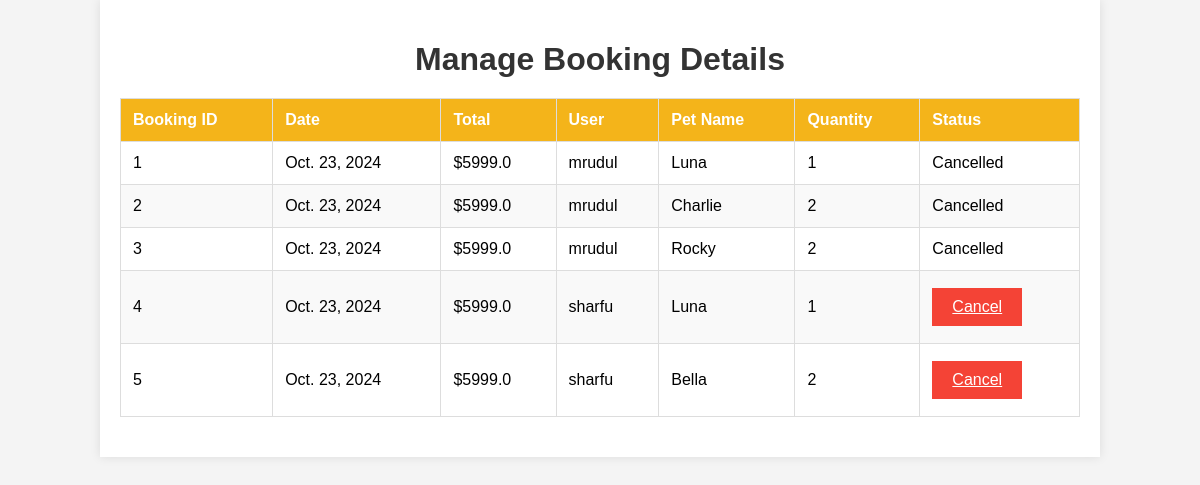
The app's page /manage_booking, older data.
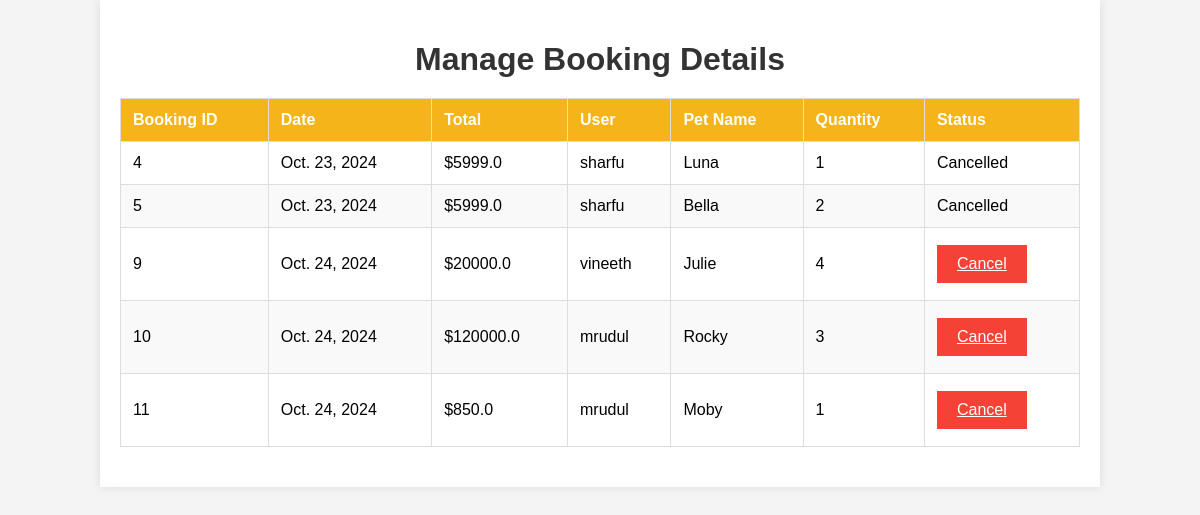
The same page, newer data.
### pet_app/models.py (models this page shows)
class BookingDetails(models.Model):
    Quantity = models.IntegerField()
    Status = models.CharField(max_length=30)
    PET = models.ForeignKey(Pet, on_delete=models.CASCADE)
    BOOK = models.ForeignKey(BookingTable, on_delete=models.CASCADE)

class BookingTable(models.Model):
    Date = models.DateField()
    Status = models.CharField(max_length=20)
    Total = models.FloatField()
    USER = models.ForeignKey(User, on_delete=models.CASCADE)

class User(AbstractUser):
    is_admin = models.BooleanField(default=False, verbose_name="Is admin")
    is_staff = models.BooleanField(default=False, verbose_name="Is Staff")
    is_customer = models.BooleanField(default=False, verbose_name="Is Customer")
    is_boy = models.BooleanField(default=False, verbose_name="Is Delivery Boy")
    name = models.CharField(max_length=100,null=True, blank=True)
    mobile = models.IntegerField(null=True, blank=True)
    Address = models.TextField(null=True, blank=True)
    email = models.EmailField(max_length=20,null=True, blank=True)
    role = models.CharField(max_length=20,null=True, blank=True)
    photo = models.ImageField(upload_to='profile/',null=True, blank=True)

class Pet(models.Model):
    name = models.CharField(max_length=100,null=False)
    category = models.ForeignKey(Category,on_delete=models.CASCADE)
    pic = models.ImageField(upload_to='pet/',null=False)
    price = models.DecimalField(max_digits=10,decimal_places=2,null=True,blank=True)
    description =models.CharField(max_length=300,null=False)
    breed=models.CharField(max_length=200,null=False)
    color=models.CharField(max_length=100,null=False)
    stock_level=models.IntegerField(null=False)
    age=models.CharField(max_length=100,null=False)
    vaccination = models.CharField(max_length=300,null=True)

### pet_app/views.py (the view)
# urls.py: path('manage_booking', views.manage_booking, name="manage_booking"),
def manage_booking(request):
    booking_details = BookingDetails.objects.all()
    return render(request, "administrator/manage_booking.html", {'bookings': booking_details})

### templates/administrator/manage_booking.html (shortened to what this page needs)
<!DOCTYPE html>
<html lang="en">
<head>
</head>
<body>
<div class="container">
    <h1>Manage Booking Details</h1>
    <table>
        <thead>
            <tr>
                <th>Booking ID</th>
                <th>Date</th>
                <th>Total</th>
                <th>User</th>
                <th>Pet Name</th>
                <th>Quantity</th>
                <th>Status</th>
            </tr>
        </thead>
        <tbody>
            {% for booking in bookings %}
            <tr>
                <td>{{ booking.id }}</td>
                <td>{{ booking.BOOK.Date }}</td>
                <td>${{ booking.BOOK.Total }}</td>
                <td>{{ booking.BOOK.USER.username }}</td>
                <td>{{ booking.PET.name }}</td>
                <td>{{ booking.Quantity }}</td>
                {% if booking.Status == "booked" %}
                <td>
                    <a href="cancel_booking/{{ booking.id }}" class="btn btn-danger">Cancel</a>
                </td>
                {% else %}
                <td>Cancelled</td>
                {% endif %}
            </tr>
            {% endfor %}
        </tbody>
    </table>
</div>
</body>
</html>

Row changes from the older to the newer data that the page shows:
removed BookingDetails: id "1", BOOK.Date "Oct. 23, 2024", BOOK.Total "5999.0", BOOK.USER.username "mrudul", PET.name "Luna", Quantity "1", Status "Cancelled"
removed BookingDetails: id "2", BOOK.Date "Oct. 23, 2024", BOOK.Total "5999.0", BOOK.USER.username "mrudul", PET.name "Charlie", Quantity "2", Status "Cancelled"
removed BookingDetails: id "3", BOOK.Date "Oct. 23, 2024", BOOK.Total "5999.0", BOOK.USER.username "mrudul", PET.name "Rocky", Quantity "2", Status "Cancelled"
changed BookingDetails "Luna": Status "Cancel" → "Cancelled"
changed BookingDetails "Bella": Status "Cancel" → "Cancelled"
added BookingDetails: id "9", BOOK.Date "Oct. 24, 2024", BOOK.Total "20000.0", BOOK.USER.username "vineeth", PET.name "Julie", Quantity "4"
added BookingDetails: id "10", BOOK.Date "Oct. 24, 2024", BOOK.Total "120000.0", BOOK.USER.username "mrudul", PET.name "Rocky", Quantity "3"
added BookingDetails: id "11", BOOK.Date "Oct. 24, 2024", BOOK.Total "850.0", BOOK.USER.username "mrudul", PET.name "Moby", Quantity "1"
